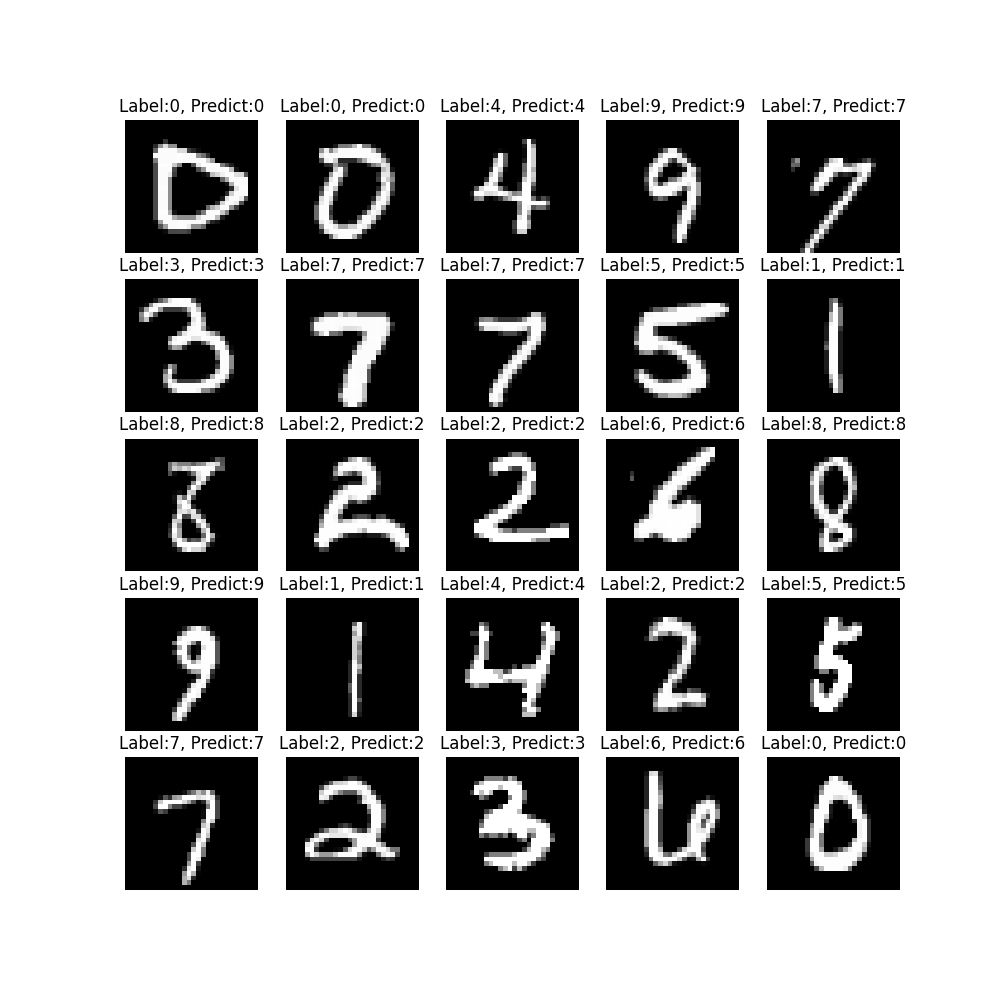

Source code (Python):
import numpy as np
import os

from tensorflow.keras.models import Sequential
from tensorflow.keras.layers import Activation, Dense, Dropout
from tensorflow.keras.layers import Conv2D, MaxPooling2D, Flatten
from tensorflow.keras.utils import to_categorical
from tensorflow.keras.datasets import mnist
import matplotlib.pyplot as plt
import time

# os.environ["CUDA_VISIBLE_DEVICES"] = "-1"

(x_train, y_train), (x_test, y_test) = mnist.load_data()

unique, counts = np.unique(y_train, return_counts=True)
print("Train labels: ", dict(zip(unique, counts)))

num_labels = len(np.unique(y_train))
start_time = time.time()

y_train = to_categorical(y_train)
y_test = to_categorical(y_test)

image_size = x_train.shape[1]
x_train = np.reshape(x_train, [-1, image_size, image_size, 1])
x_test = np.reshape(x_test, [-1, image_size, image_size, 1])
x_train = x_train.astype("float32") / 255
x_test = x_test.astype("float32") / 255

model = Sequential()
model.add(
    Conv2D(filters=64, kernel_size=3, activation="relu", input_shape=(image_size, image_size, 1))
)
model.add(MaxPooling2D(2))
model.add(Conv2D(filters=64, kernel_size=3, activation="relu"))
model.add(MaxPooling2D(2))
model.add(Conv2D(filters=64, kernel_size=3, activation="relu"))
model.add(Flatten())
model.add(Dropout(0.2))
model.add(Dense(num_labels))
model.add(Activation("softmax"))
model.summary()

model.compile(loss="categorical_crossentropy", optimizer="adam", metrics=["accuracy"])
model.fit(x_train, y_train, epochs=1, batch_size=128)

loss, acc = model.evaluate(x_test, y_test, batch_size=128)
print("\nTest accuracy: %.1f%%" % (100.0 * acc))
print(f"Elapsed time: {time.time()-start_time} sec")

predictions = model.predict(x_test)

# sample 25 mnist digits from train dataset
indexes = np.random.randint(0, x_test.shape[0], size=25)
images = x_test[indexes]
labels = y_test[indexes]

# plot the 25 mnist digits
plt.figure(figsize=(10, 10))
plt.rc("font", size=10)
for i in range(len(indexes)):
    plt.subplot(5, 5, i + 1)
    image = images[i]
    plt.imshow(image, cmap="gray")
    plt.title(f"Label:{np.argmax(labels[i])}, Predict:{np.argmax(predictions[indexes[i]])}")
    plt.axis("off")

plt.savefig(".src/cnn-mnist.png")
plt.show()
plt.close("all")
